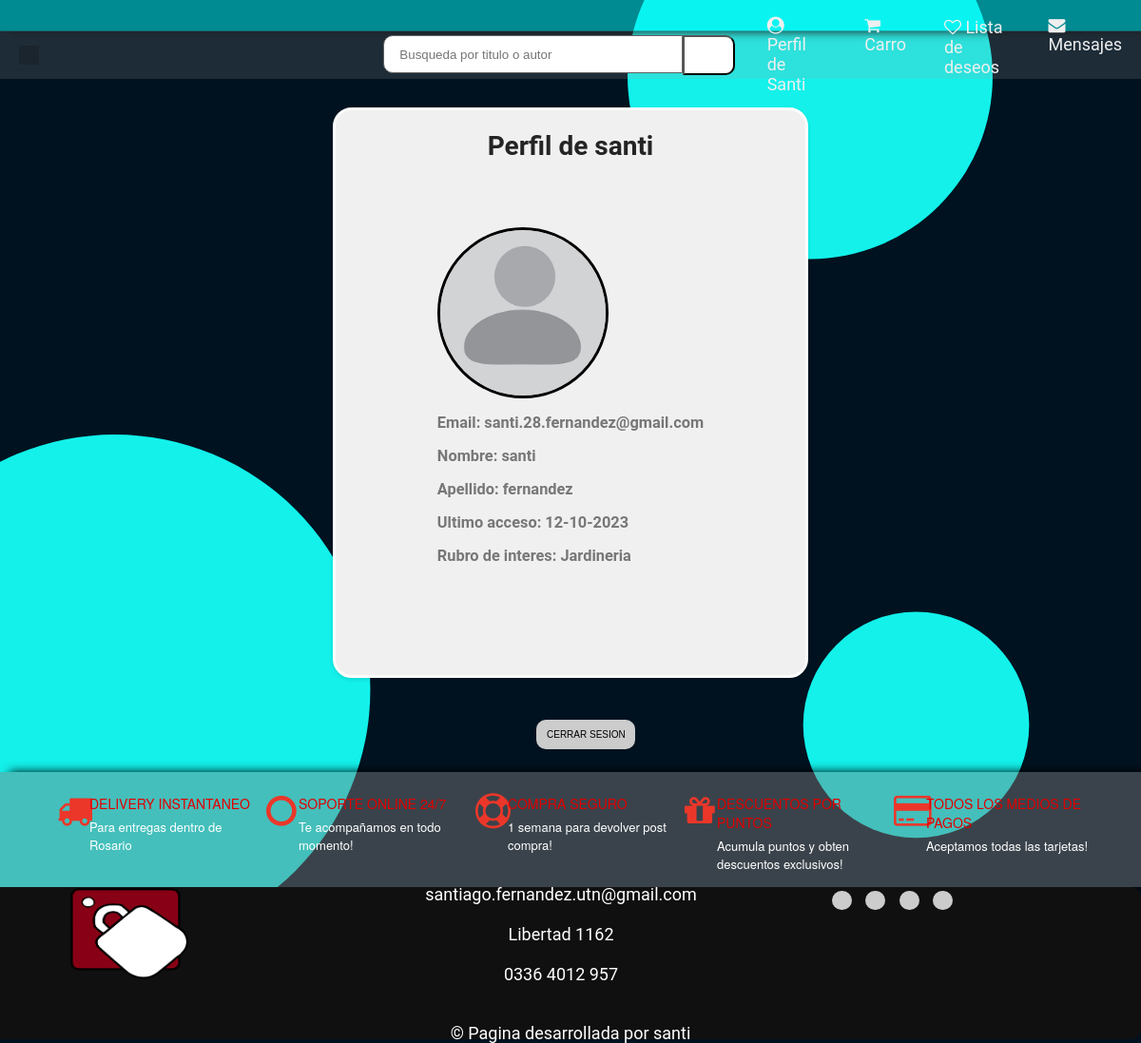
/user/ (signed in), run on an earlier commit of the app's database.
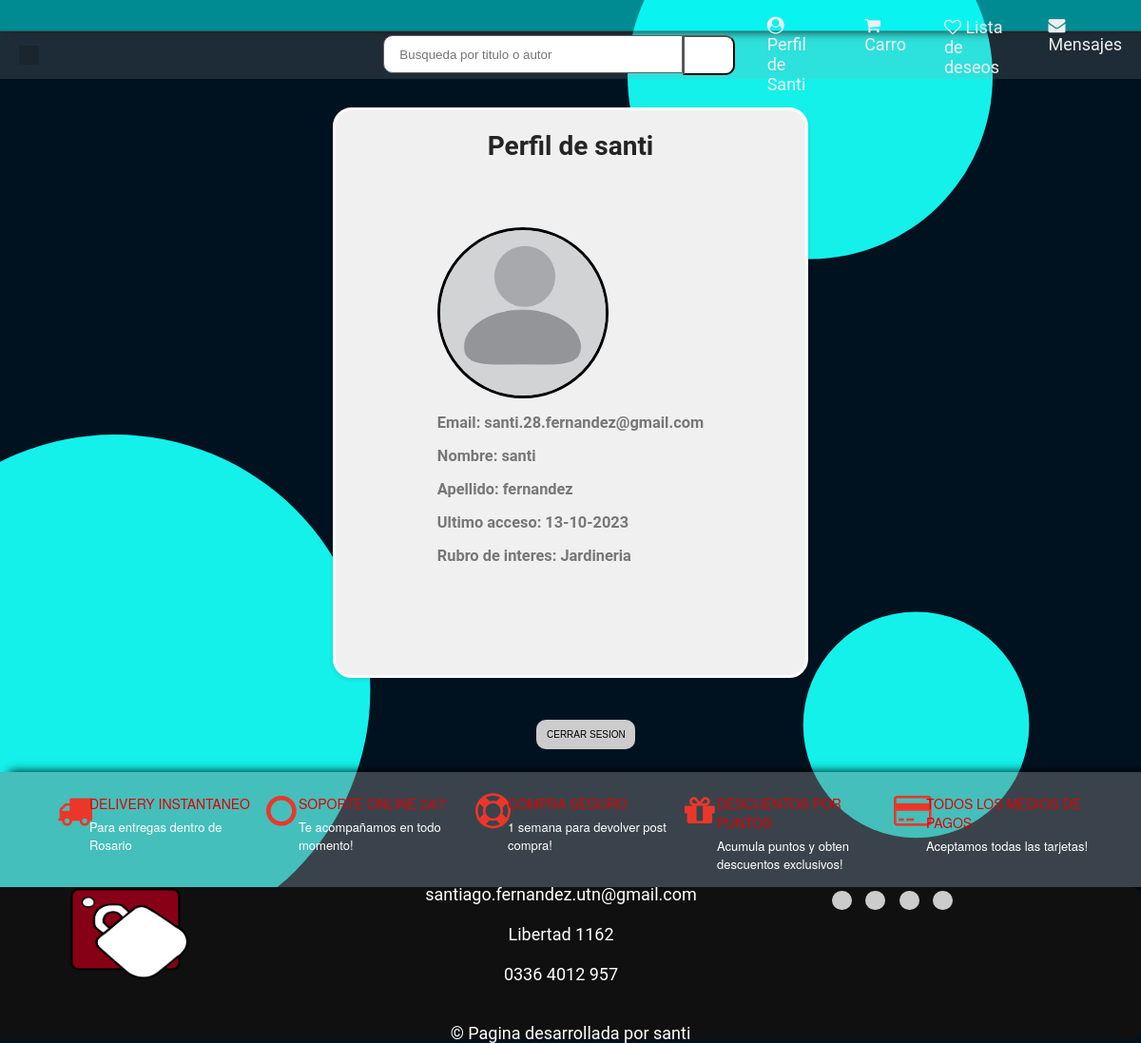
And on a later commit of the database.
### clients/models.py (models this page shows)
class ClientModel(AbstractUser):
    cuit = models.CharField(max_length=11)
    business_line = models.CharField(choices=BusinessLineChoices.choices, max_length=128, default=BusinessLineChoices.OTROS.value)
    business_line_interes = models.CharField(choices=BusinessLineChoices.choices, max_length=128, default=BusinessLineChoices.OTROS.value)
    is_seller = models.BooleanField(default=False)
    is_buyer = models.BooleanField(default=True)
    state = models.CharField(max_length=128,blank = True, null = True)
    city = models.CharField(max_length=128,blank = True, null = True)
    postal_code = models.CharField(max_length = 4,blank = True, null = True)
    phone_number = models.CharField(max_length = 64)
    avatar = models.ImageField(upload_to="avatar", null = True, blank = True)

### user/views.py (the view, shortened to what this page needs)
# urls.py: path('', UserView.as_view(), name="user"),
class UserView(View):
    def get(self, request):
        user = self.request.user
        return render(request, "user.html", {"user": user})

### templates/user.html (shortened to what this page needs)
{%extends "home.html"%}
{% load humanize %}
{%block content%}
<div class="profile-card">
<div class="title"> <h1>Perfil de {{ user.username }} </h1></div>
  <div class="profile-description">
    <br><br><br><br>
    <div class="profile-picture"><img src="{{ user.avatar.url }}"
      alt="imagen de perfil"  class="profile-image"></div>
    <br>
    <div class="div1"> <h3> Email: {{ user.email }} </h1> </div><br>
      <div class="div1"> <h3> Nombre: {{ user.first_name }} </h1> </div><br>
      <div class="div1"> <h3> Apellido: {{ user.last_name }}</div><br>
    <div class="div1"> <h3> Ultimo acceso: {{ user.last_login|date:"d-m-Y" }}
      </h1> </div><br>
    <div class="div1"> <h3> Rubro de interes: {{ user.business_line_interes }}
      </h1> </div>
    <br><br><br><br><br><br>
  </div>
</div>
<a href="{% url 'logout' %}"><button type="button"class="icon-button-user"id="python-button" data-lang="python">
  CERRAR SESION</button></a>
{%endblock content%}

### templates/home.html (shortened to what the changed rows need)
<html>
  <head>
    {% load static %}
    <link rel="stylesheet" href="https://cdnjs.cloudflare.com/ajax/libs/font-awesome/4.7.0/css/font-awesome.min.css">
    <link rel="stylesheet" href="{% static 'css/home.css' %}" type="text/css" />
    <link rel="stylesheet" href="{% static 'css/user.css' %}" type="text/css" />
    <link rel="stylesheet" href="{% static 'css/cart.css' %}" type="text/css" />
    <link rel="stylesheet" href="{% static 'css/signup.css' %}" type="text/css" />
    <link rel="stylesheet" href="{% static 'css/publication.css' %}" type="text/css" />
    <link rel="stylesheet" href="{% static 'css/chat.css' %}" type="text/css" />
    <link rel="stylesheet" href="{% static 'css/payment.css' %}" type="text/css" />
    <link rel="stylesheet" href="{% static 'css/products.css' %}" type="text/css" />
    {% load humanize %}
  </head>
  <body>
    <div class="nav">
      <div class="nav-links">
          {% if user.is_authenticated %}
            <a href="/user/"><i class="fa fa-user-circle" aria-hidden="true"></i> Perfil de {{ user.username |capfirst }}</a>
            <a href="{%url 'cart'%}"><i class="fa fa-shopping-cart" aria-hidden="true"></i> Carro
            </a>
            <a class="head1mr" href="#"><i class="fa fa-heart-o" aria-hidden="true"></i> Lista de deseos </a>
            <a href="{%url 'chat' %}"><i class="fa fa-envelope"></i> Mensajes</a>
          {% else %}
            <a href="/login/"><i class="fa fa-user-circle-o" aria-hidden="true"></i> Iniciar sesion </a>
          {% endif %}
      </div>
  </div>
    {% block content %}
    {% endblock content %}
  </body>
</html>

What changed in the data, as far as the page shows it:
changed ClientModel "santi": last_login "12-10-2023" → "13-10-2023"
